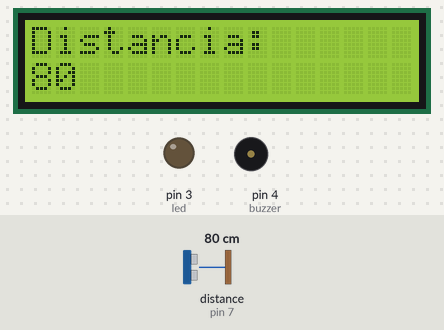
A sketch run on a simulated Arduino Uno, built with avr-gcc and run on an emulated ATmega328P. Parts: 16×2 character LCD, output pins drawn as LEDs (lit = HIGH), buzzer (waves = sounding, pin HIGH). Wiring (inferred from the names in the program): ultrasonic range finder: trigger pin 2; echo pin 7. The inputs (shaded band) are chosen by the test bench; at power-on: distance to the obstacle (sensor on pin 7) 80 cm. The echo pulse lasts 58.3 µs per cm; pins used as bus, display or sensor lines are not drawn.

Above: at 1.2 s.
1.3 s: distance to the obstacle (sensor on pin 7) set to 299 cm
At 1.38 s:
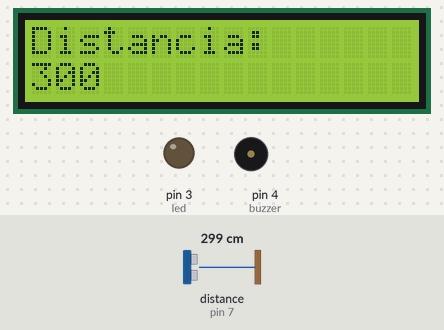
2.8 s: distance to the obstacle (sensor on pin 7) set to 2 cm
At 3.3 s:
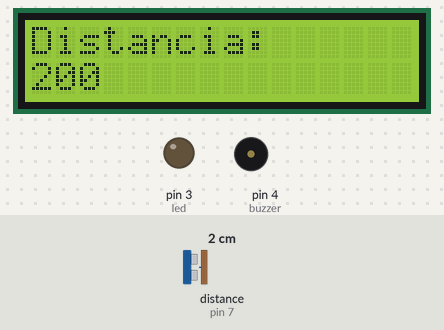
4.3 s: distance to the obstacle (sensor on pin 7) set to 4 cm
At 5.7 s:
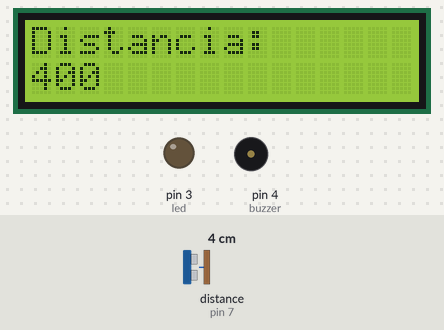
Timing chart, 0 to 7.3 s (numbered marks = the images above; inputs shaded):
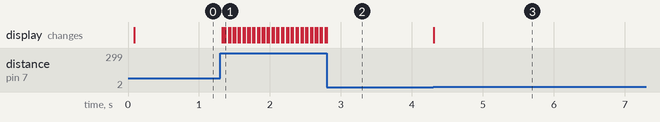

The sketch:

ultrasonico-lcd.ino
```cpp
#include <Ping.h>
#include <LiquidCrystal_I2C.h>

const int sonicTrig = 2;
const int sonicEcho = 7;
const int buzzer = 4;
const int led = 3;
int distancia;
int pausa;
LiquidCrystal_I2C lcd(0x27,16,2);

void setup()
{
  pinMode(sonicTrig, OUTPUT);
  pinMode(sonicEcho, INPUT);
  pinMode(buzzer, OUTPUT);
  pinMode(led, OUTPUT);
  lcd.init();
  lcd.backlight();
  lcd.clear();
  lcd.setCursor(0,0);
  lcd.print("Distancia:");
}

void loop()
{
  long duracion, distancia;
  digitalWrite(sonicTrig, LOW);
  delayMicroseconds(2);
  digitalWrite(sonicTrig, HIGH);
  delayMicroseconds(10);
  digitalWrite(sonicTrig, LOW);
  duracion = pulseIn(sonicEcho, HIGH);
  distancia = round((duracion/2)/29.1);
  /*pausa = distancia * 10;
  if (distancia < 30)
  {
    digitalWrite(led, HIGH);
    digitalWrite(buzzer, HIGH);
    delay(pausa);
    digitalWrite(led, LOW);
    digitalWrite(buzzer, LOW);
    delay(pausa);
  }
  else
  {
  digitalWrite(led, HIGH);
  noTone(led);
  }*/
  lcd.display();
  lcd.setCursor(0, 1);
  lcd.print(distancia);
}
```

Measured:
- after the input at 1.3 s, the display: changes at once (image 1)
- after the input at 2.8 s, the display: first differs from a run without the input at once (image 2)
- after the input at 4.3 s, the display: changes at once (image 3)
